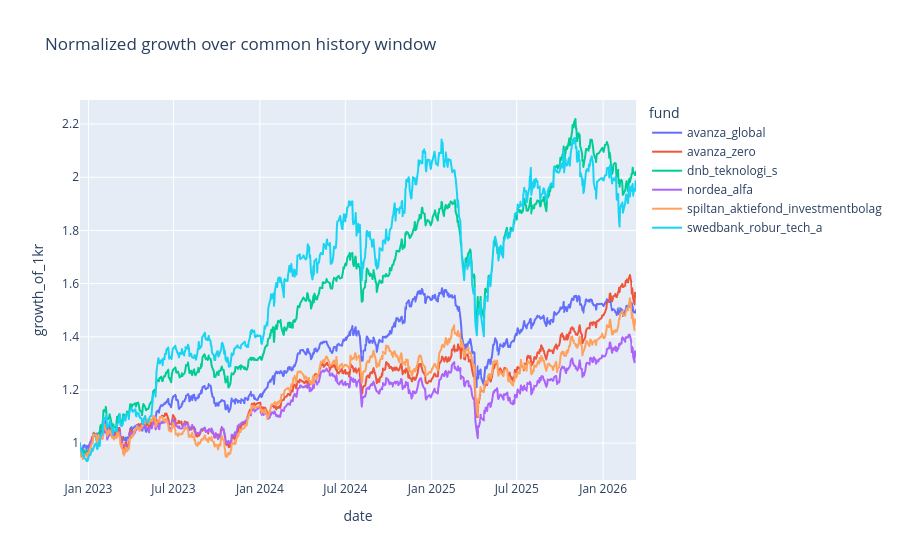

The cell this chart's notebook holds for it:
### Code cell
fig = px.line(
    growth.reset_index().melt(id_vars='date', var_name='fund', value_name='growth_of_1kr'),
    x='date',
    y='growth_of_1kr',
    color='fund',
    title='Normalized growth over common history window'
)
fig.show()

### Figure 1 — Plotly figure (JSON) as saved in the notebook; plotly's stock layout.template omitted (floating-point values rounded to 4 significant figures; data arrays with more than 128 entries replaced by an {"elided": "..."} marker saying what was removed)
{"data": [{"hovertemplate": "fund=avanza_global<br>date=%{x}<br>growth_of_1kr=%{y}<extra></extra>", "legendgroup": "avanza_global", "line": {"color": "#636efa", "dash": "solid"}, "marker": {"symbol": "circle"}, "mode": "lines", "name": "avanza_global", "showlegend": true, "type": "scattergl", "x": {"elided": "755 str values"}, "xaxis": "x", "y": {"elided": "755 float values"}, "yaxis": "y"}, {"hovertemplate": "fund=avanza_zero<br>date=%{x}<br>growth_of_1kr=%{y}<extra></extra>", "legendgroup": "avanza_zero", "line": {"color": "#EF553B", "dash": "solid"}, "marker": {"symbol": "circle"}, "mode": "lines", "name": "avanza_zero", "showlegend": true, "type": "scattergl", "x": {"elided": "755 str values"}, "xaxis": "x", "y": {"elided": "755 float values"}, "yaxis": "y"}, {"hovertemplate": "fund=dnb_teknologi_s<br>date=%{x}<br>growth_of_1kr=%{y}<extra></extra>", "legendgroup": "dnb_teknologi_s", "line": {"color": "#00cc96", "dash": "solid"}, "marker": {"symbol": "circle"}, "mode": "lines", "name": "dnb_teknologi_s", "showlegend": true, "type": "scattergl", "x": {"elided": "755 str values"}, "xaxis": "x", "y": {"elided": "755 float values"}, "yaxis": "y"}, {"hovertemplate": "fund=nordea_alfa<br>date=%{x}<br>growth_of_1kr=%{y}<extra></extra>", "legendgroup": "nordea_alfa", "line": {"color": "#ab63fa", "dash": "solid"}, "marker": {"symbol": "circle"}, "mode": "lines", "name": "nordea_alfa", "showlegend": true, "type": "scattergl", "x": {"elided": "755 str values"}, "xaxis": "x", "y": {"elided": "755 float values"}, "yaxis": "y"}, {"hovertemplate": "fund=spiltan_aktiefond_investmentbolag<br>date=%{x}<br>growth_of_1kr=%{y}<extra></extra>", "legendgroup": "spiltan_aktiefond_investmentbolag", "line": {"color": "#FFA15A", "dash": "solid"}, "marker": {"symbol": "circle"}, "mode": "lines", "name": "spiltan_aktiefond_investmentbolag", "showlegend": true, "type": "scattergl", "x": {"elided": "755 str values"}, "xaxis": "x", "y": {"elided": "755 float values"}, "yaxis": "y"}, {"hovertemplate": "fund=swedbank_robur_tech_a<br>date=%{x}<br>growth_of_1kr=%{y}<extra></extra>", "legendgroup": "swedbank_robur_tech_a", "line": {"color": "#19d3f3", "dash": "solid"}, "marker": {"symbol": "circle"}, "mode": "lines", "name": "swedbank_robur_tech_a", "showlegend": true, "type": "scattergl", "x": {"elided": "755 str values"}, "xaxis": "x", "y": {"elided": "755 float values"}, "yaxis": "y"}], "layout": {"legend": {"title": {"text": "fund"}, "tracegroupgap": 0}, "title": {"text": "Normalized growth over common history window"}, "xaxis": {"anchor": "y", "domain": [0, 1], "title": {"text": "date"}}, "yaxis": {"anchor": "x", "domain": [0, 1], "title": {"text": "growth_of_1kr"}}}}
